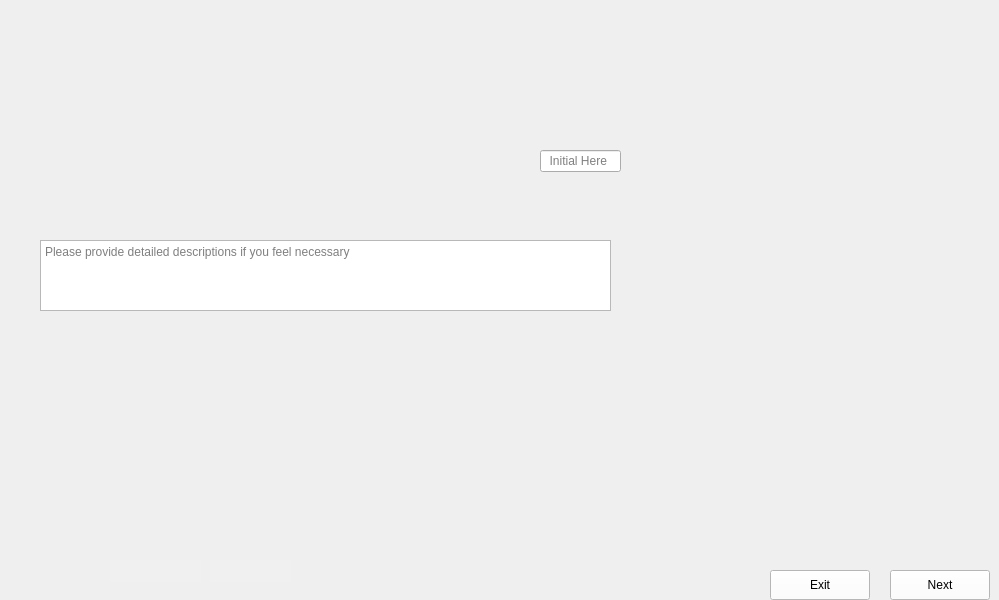
      <widget class="QWidget" name="Dice_Framing_Trench_Pattern_3">
       <property name="maximumSize">
        <size>
         <width>1024</width>
         <height>600</height>
        </size>
       </property>
       <property name="styleSheet">
        <string notr="true">border-image: url(:/images/images/Dice_Framing_Trench_Pattern_3.png);</string>
       </property>
       <widget class="QLineEdit" name="Dice_Framing_Trench_Pattern_3_Data">
        <property name="geometry">
         <rect>
          <x>540</x>
          <y>150</y>
          <width>81</width>
          <height>22</height>
         </rect>
        </property>
        <property name="styleSheet">
         <string notr="true">border-image:None;</string>
        </property>
        <property name="placeholderText">
         <string>  Initial Here</string>
        </property>
       </widget>
       <widget class="QTextEdit" name="Dice_Framing_Trench_Pattern_3_Comments">
        <property name="geometry">
         <rect>
          <x>40</x>
          <y>240</y>
          <width>571</width>
          <height>71</height>
         </rect>
        </property>
        <property name="styleSheet">
         <string notr="true">border-image:None;</string>
        </property>
        <property name="placeholderText">
         <string>Please provide detailed descriptions if you feel necessary </string>
        </property>
       </widget>
       <widget class="QLineEdit" name="Dice_Framing_Trench_Pattern_3_Initials">
        <property name="geometry">
         <rect>
          <x>210</x>
          <y>560</y>
          <width>81</width>
          <height>22</height>
         </rect>
        </property>
        <property name="styleSheet">
         <string notr="true">QLineEdit{
background-color: rgb(240, 240, 240);
border: none;
border-image:None;
}</string>
        </property>
       </widget>
       <widget class="QLineEdit" name="Dice_Framing_Trench_Pattern_3_Dates">
        <property name="geometry">
         <rect>
          <x>110</x>
          <y>560</y>
          <width>91</width>
          <height>22</height>
         </rect>
        </property>
        <property name="styleSheet">
         <string notr="true">QLineEdit{
background-color: rgb(240, 240, 240);
border: none;
border-image:None;
}</string>
        </property>
       </widget>
       <widget class="QPushButton" name="Dice_Framing_Trench_Pattern_3_Next">
        <property name="geometry">
         <rect>
          <x>890</x>
          <y>570</y>
          <width>100</width>
          <height>30</height>
         </rect>
        </property>
        <property name="styleSheet">
         <string notr="true">QPushButton{
background-color: rgb(255, 255, 255);
height: 35px;
border-image:None;
}
QPushButton::hover{
background-color: rgb(0, 0, 255);
}
QPushButton:pressed{
padding-top:7px;
padding-top:7px;
}</string>
        </property>
        <property name="text">
         <string>Next</string>
        </property>
       </widget>
       <widget class="QPushButton" name="Dice_Framing_Trench_Pattern_3_Back">
        <property name="geometry">
         <rect>
          <x>770</x>
          <y>570</y>
          <width>100</width>
          <height>30</height>
         </rect>
        </property>
        <property name="styleSheet">
         <string notr="true">QPushButton{
background-color: rgb(255, 255, 255);
height: 35px;
border-image:None;
}
QPushButton::hover{
background-color: rgb(0, 0, 255);
}
QPushButton:pressed{
padding-top:7px;
padding-top:7px;
}</string>
        </property>
        <property name="text">
         <string>Exit</string>
        </property>
       </widget>
      </widget>
